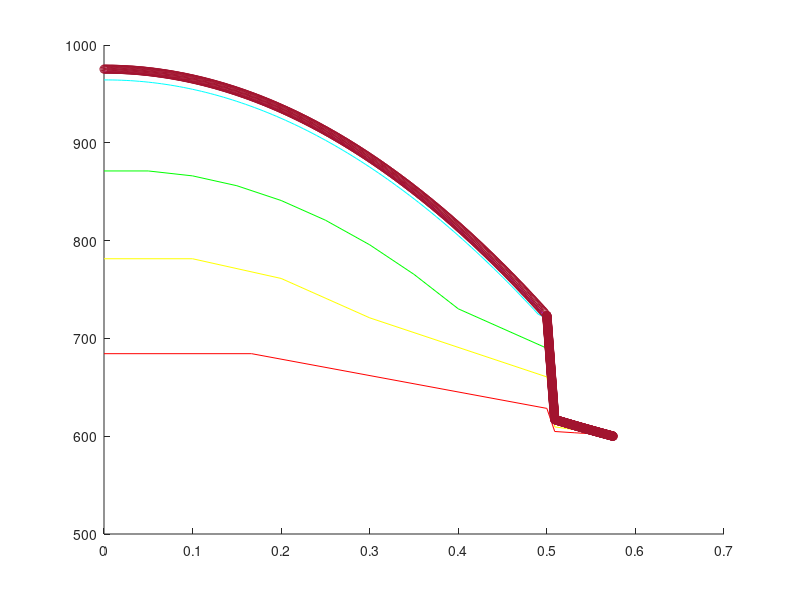

The MATLAB script that drew this image: (Note: this script raises an error after producing the figure.)
%% 1D Fuel Temperature Analysis

% Alexander Swenson

% NE 411 HW 3

clear; clc; clf;

%% set up model 

nodes = [3, 5 ,10,100, 300, 400];

for j = 1:length(nodes)

T_s = 600;              % clad surface temperature [K]
g = 145;       % generation in fuel [W/cc]
r_fuel = 0.5;           % fuel radius [cm]
r_void = 0;         % void caused by sintering [cm]
thick_gap = 0.0089;     % thickness gap [cm]
thick_clad = 0.066;     % thickness clad [cm]
r_gap = r_fuel + thick_gap;
r_clad = r_gap + thick_clad;

kf = .036;           % fuel conductivity [W/cm-K]
kg = 0.003;           % gap conductivity [W/cm-K]
kc = .13;            % clad conductivity [W/cm-K]

fuel_nodes = nodes(j);        % nodes for each region
gap_nodes = nodes(j);
clad_nodes = nodes(j);
total_nodes = fuel_nodes + gap_nodes + clad_nodes;

first_gap_node = fuel_nodes ;
first_clad_node = first_gap_node + gap_nodes;


bound_1 = fuel_nodes;
bound_2 = fuel_nodes + gap_nodes;

dr_fuel = (r_fuel-r_void)/fuel_nodes;
dr_gap = (r_gap - r_fuel)/gap_nodes;
dr_clad = (r_clad - r_gap)/clad_nodes;

r = zeros(total_nodes,1);


% define node points throughout the model

for i = 1:fuel_nodes+1
    r(i) = dr_fuel*(i-1) + r_void;
end

for i = first_gap_node:first_clad_node - 1;
    r(i) = dr_gap*(i-first_gap_node) + r_fuel;
end

for i = first_clad_node : total_nodes 
    r(i) = dr_clad*(i-first_clad_node) + r_gap;
end


%% set up node equations

node_coef = zeros(total_nodes,total_nodes);
b_nodes = zeros(total_nodes,1);

% adiabatic boundary condition at fuel centerline 

node_coef(1,1) = -1 - r(1)/dr_fuel;
node_coef(1,2) = 1 + r(1)/dr_fuel;
b_nodes(1) = -(g*r(1)*dr_fuel)/kf;

for i = 2:bound_1 - 1
    node_coef(i,i) = -1 - (2*r(i))/dr_fuel;
    node_coef(i,i+1)= 1+(r(i)/dr_fuel);
    node_coef(i,i-1) =  r(i)/dr_fuel;
    b_nodes(i) = -(g*r(i)*dr_fuel)/kf;
end 

% couple gap and fuel with two boundary conditions

% BC 1 (use conservation of heat flux to solve for T(n) in fuel


node_coef(bound_1,bound_1-1) = (r(bound_1))/(r(bound_1)-dr_fuel);         % T_n-1 coefficient
node_coef(bound_1,bound_1) = -((r(bound_1)/(r(bound_1)-dr_fuel))+((kg*dr_fuel*(r(bound_1)+dr_gap)*r(bound_1))/(kf*dr_gap*(r(bound_1)-dr_fuel)^2)));
node_coef(bound_1,bound_1+1) = (kg*dr_fuel*(r(bound_1)+dr_gap)*r(bound_1))/(kf*dr_gap*(r(bound_1)-dr_fuel)^2);
b_nodes(bound_1) = 0; 

for i = bound_1 + 1: bound_2 - 1
    
    node_coef(i,i) = -1 - (2*r(i))/dr_gap;
    node_coef(i,i+1)=  1+r(i)/dr_gap;
    node_coef(i,i-1) =  r(i)/dr_gap;
    b_nodes(i)=0;
end


% couple gap and fuel with two boundary conditions
% BC 1 (use conservation of heat flux to solve for T(n) in fuel


node_coef(bound_2,bound_2 -1) = r(bound_2)/(r(bound_2)-dr_gap);       % T_n-1 coefficient
node_coef(bound_2,bound_2) = -((r(bound_2)/(r(bound_2)-dr_gap)) + ((kc*dr_gap*(r(bound_2)+dr_clad)*r(bound_2))/(kg*dr_clad*(r(bound_2)-dr_gap)^2)));
node_coef(bound_2,bound_2+1) = (kc*dr_gap*(r(bound_2)+dr_clad)*r(bound_2))/(kg*dr_clad*(r(bound_2)-dr_gap)^2);

% clad nodes

for i = bound_2 + 1: total_nodes - 1
    node_coef(i,i) = -1 - (2*r(i))/dr_clad;
    node_coef(i,i+1)= 1+r(i)/dr_clad;
    node_coef(i,i-1) = r(i)/dr_clad;
end


% Surface Node
node_coef(total_nodes,total_nodes-1) = r(total_nodes)/dr_clad;
node_coef(total_nodes,total_nodes) = -1 - ((2*r(total_nodes))/dr_clad);
b_nodes(total_nodes) = -T_s*(1+r(total_nodes)/dr_clad);

%% Solve for Temperature Distribution
T = node_coef\b_nodes;
[V,D] = eig(node_coef);

%% Analytical 
T1 =  -.5*(((log(r_gap/r_clad)*g*kg*r_fuel^2)+r_fuel^2*g*log(r_fuel/r_gap)*kc-2*T_s*kc*kg)/(kc*kg));
T2 = -.5*((log(r_gap/r_clad)*r_fuel^2*g-2*kc*T_s)/(kc));
T_a = zeros(total_nodes,1);
for i = 1:total_nodes
    if i <= bound_1 
        T_a(i) = ((r_fuel^2-r(i)^2)*g)/(4*kf) + T1;
    elseif i > bound_1 && i <= bound_2
        T_a(i) = -((T2-T1)*log(r(i)))/(log(r_fuel/r_gap)) + (T2*log(r_fuel)-T1*log(r_gap))/log(r_fuel/r_gap);
    elseif i > bound_2
        T_a(i) = -((T_s-T2)*log(r(i)))/(log(r_gap/r_clad)) + (T_s*log(r_gap)-T2*log(r_clad))/log(r_gap/r_clad);
    end
end
%% Numerical Flux
q = zeros(total_nodes,1);
q(1) = 0;
 for i = 2:bound_1-1
     q(i) = -kf*(T(i+1) - T(i-1))/(2*dr_fuel);
 end
 
 for i = bound_1+1:bound_2-1
     q(i) = -kg*(T(i+1) - T(i-1))/(2*dr_gap);
 end
 
 for i = bound_2+1:total_nodes-1
     q(i) = -kc*(T(i+1) - T(i-1))/(2*dr_clad);
 end
 
 q(bound_1) = (q(bound_1-1)+q(bound_1+1))/2;
 q(bound_2) = (q(bound_2-1)+q(bound_2+1))/2;
 q(total_nodes) = q(total_nodes-1);
 
 %% Analytical Heat Flux
 q_a = zeros(total_nodes,1);
 
 for i = 2:total_nodes
    if i <= bound_1 
        q_a(i) = .5*g*r(i);
    elseif i > bound_1 && i <= bound_2
        q_a(i) = (kg*(T2-T1))/(r(i)*log(r_fuel/r_gap));
    elseif i > bound_2
        q_a(i) = (kc*(T_s-T2))/(r(i)*log(r_gap/r_clad));
    end
 end      

%% Error 
for i= 1:total_nodes
Error_T(i) = (abs(T(i) - T_a(i))/T_a(i))*100;
Error_q(i) = (abs(q(i) - q_a(i))/q_a(i))*100;
end
r_sv{j} = r;
T_sv{j} = T;
q_sv{j} = q;
Err_T_sv{j} = Error_T;
Err_q_sv{j} = Error_q;

end
%% Plotting

colorVec = hsv(length(nodes));
%Temp

figure(1)
hold on;
for i=1:length(nodes)
plot(cell2mat(r_sv(i)),cell2mat(T_sv(i)),'color', colorVec(i,:));
legend_info{i} = num2str(nodes(i));
end
plot(cell2mat(r_sv(length(nodes))),T_a,'-o')
legend(legend_info,'Analytical Solution')
title('1D Temperature Distribution')
xlabel('radius [cm]')
ylabel('temperature [K]')
hold off;

% Flux

figure(2)
hold on;
for i=1:length(nodes)
plot(cell2mat(r_sv(i)),cell2mat((q_sv(i))),'color', colorVec(i,:));
legend_info{i} = num2str(nodes(i));
end
plot(cell2mat(r_sv(length(nodes))),q_a,'-o')
legend(legend_info,'Analytical Solution')
title('1D Flux Distribution')
xlabel('radius [cm]')
ylabel('Flux [W/cm^2]')
hold off;

% Temperature Error

figure(3)
hold on;
for i=1:length(nodes)
plot(cell2mat(r_sv(i)),cell2mat((Err_T_sv(i))),'color', colorVec(i,:));
legend_info{i} = num2str(nodes(i));
end
legend(legend_info)
title('Temperature Profile Error')
xlabel('radius [cm]')
ylabel('% error')
hold off;

% Flux Error 

figure(4)
hold on;
for i=1:length(nodes)
plot(cell2mat(r_sv(i)),cell2mat((Err_q_sv(i))),'color', colorVec(i,:));
legend_info{i} = num2str(nodes(i));
end
legend(legend_info)
title('Flux Profile Error')
xlabel('radius [cm]')
ylabel('% error')
hold off;









